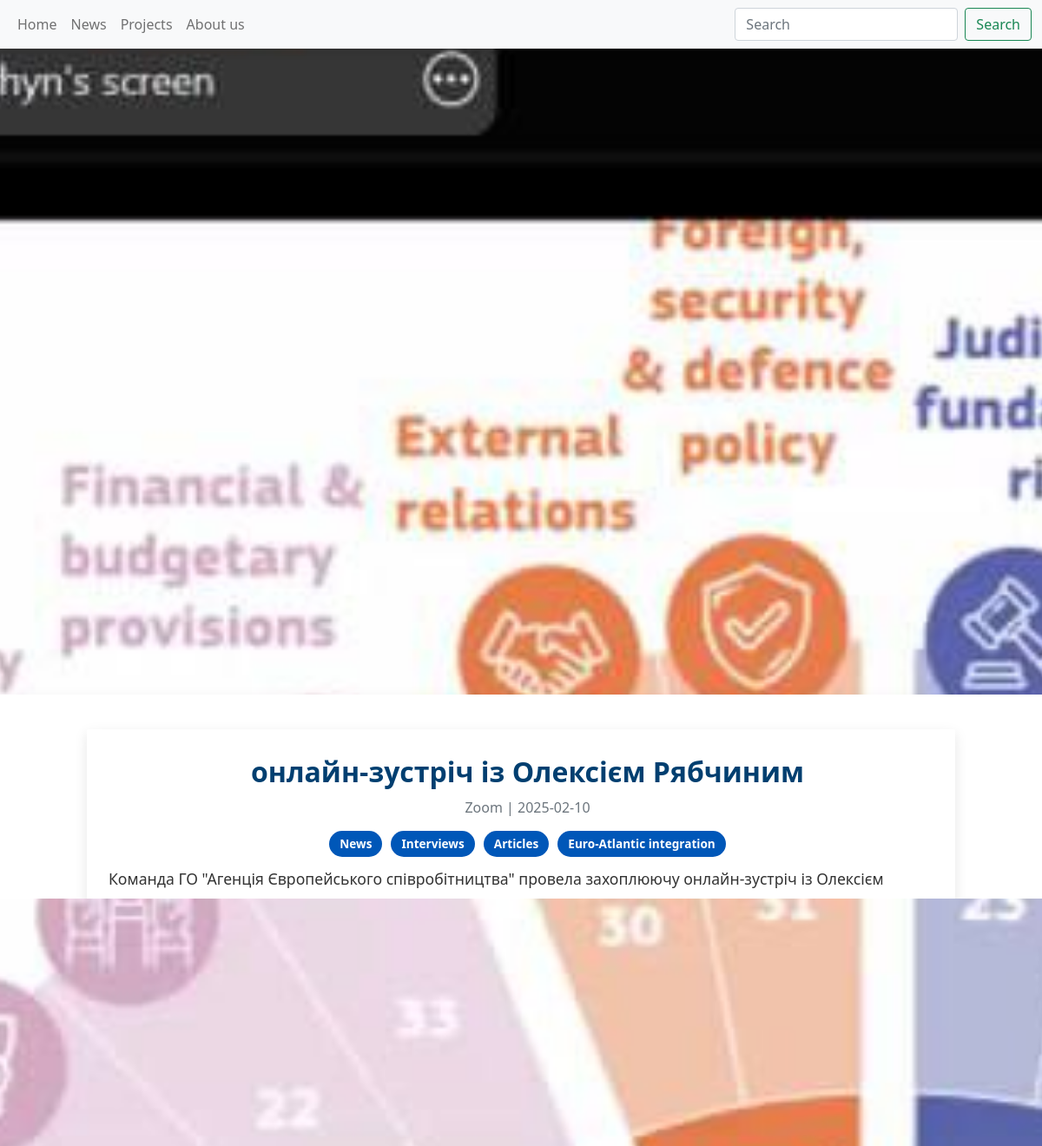
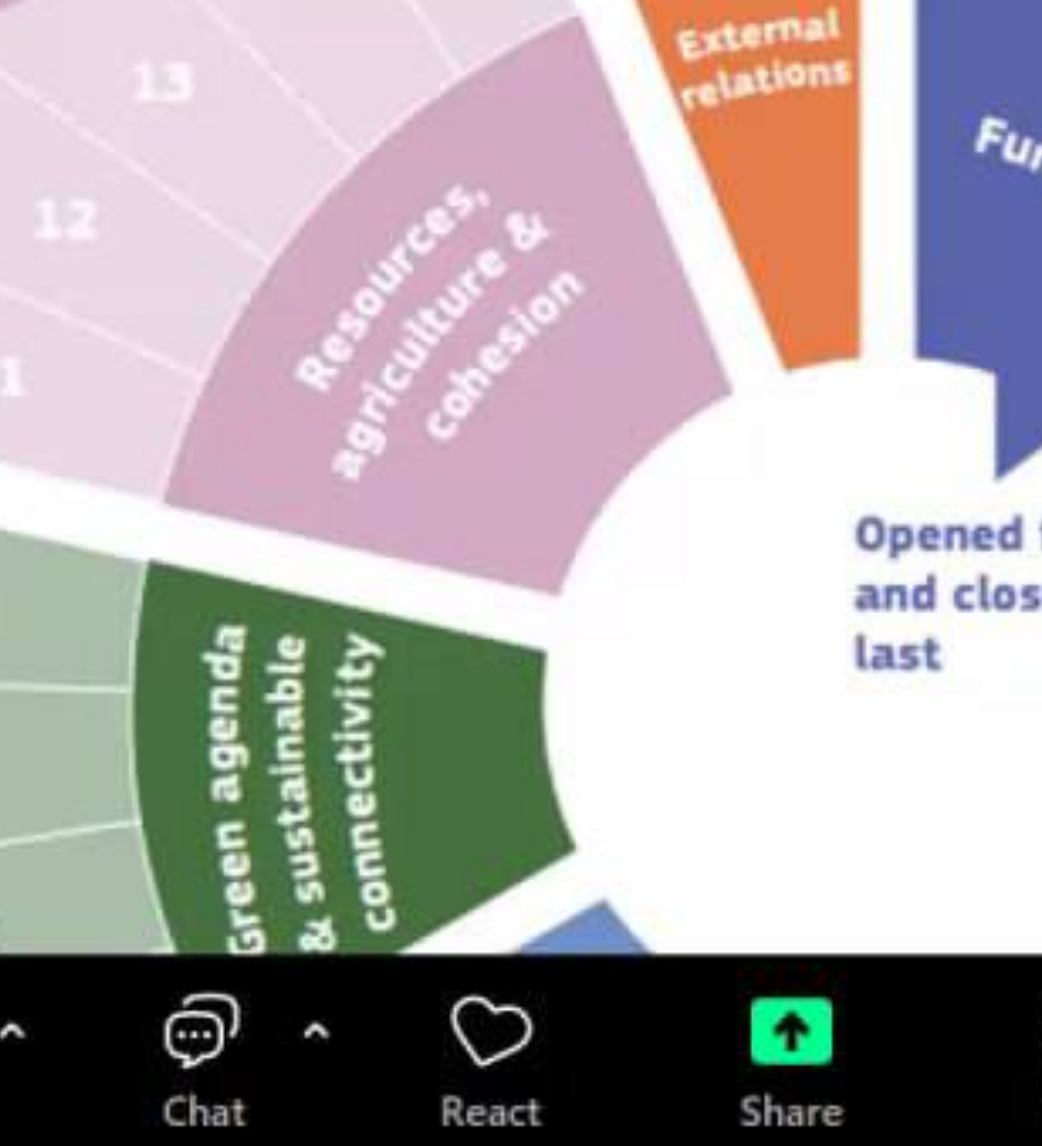
Screenshot of /news/1 with the database file from the repository (2 pictures, top to bottom).
### website/models.py (models this page shows, shortened)
class News(db.Model):
    __tablename__ = 'news'
    id = db.Column(db.Integer, primary_key=True)
    name = db.Column(db.String(150), nullable=False)
    location = db.Column(db.String(150), nullable=False)
    date = db.Column(db.Date, nullable=False)
    description = db.Column(db.String, nullable=False)
    image_path = db.Column(db.String, nullable=True)
    link = db.Column(db.String, nullable=True)
    tags = db.relationship('NewsTag', secondary='news_tagging_table', backref='news', lazy='dynamic')

class NewsTag(db.Model):
    __tablename__ = 'news_tags'
    id = db.Column(db.Integer, primary_key=True)
    name = db.Column(db.String(150), nullable=False)

### website/news.py (the view)
@news.route("/news/<int:project_id>", methods=["GET"])
def view_project(project_id):
    _news = News.query.get(project_id)
    if not _news:
        abort(404)
    image_path = _news.image_path
    news_data = {
        "id": _news.id,
        "name": _news.name,
        "location": _news.location,
        "date": _news.date,
        "description": _news.description,
        "link": _news.link,
        "image_exists": os.path.exists(os.path.join(UPLOAD_FOLDER, image_path)) if image_path else False,
        "image_path": f"uploads/{image_path}" if image_path else None,
        "tags": _news.tags
    }
    return render_template("news_detail.html", news=news_data)

### website/templates/news_detail.html (shortened to what this page needs)
<!DOCTYPE html>
<html lang="uk">
<head>
    <link href="https://cdn.jsdelivr.net/npm/bootstrap@5.0.2/dist/css/bootstrap.min.css" rel="stylesheet"
>
    <link rel="stylesheet" href="{{ url_for('static', filename='styles/news_detail.css') }}">
</head>
<body>
    {% include 'navbar.html' %}
    <div class="news-image-container">
    </div>
    <div class="container main-content-container">
        <div class="news-details">
            <h1>{{ news.name }}</h1>
            <p class="text-muted">{{ news.location }} | {{ news.date }}</p>
            {% if news.tags %}
            <div class="news-tags">
                {% for tag in news.tags %}
                <span class="badge">{{ tag.name }}</span>
                {% endfor %}
            </div>
            {% endif %}
            <div class="news-description">
                {{ news.description | safe }}
            </div>
            <div class="news-buttons">
                {% if news.link %}
                <a href="{{ news.link }}" target="_blank" class="btn btn-outline-success">Читати більше</a>
                {% endif %}
                <a href="{{ url_for('news.load_news') }}" class="btn btn-outline-primary">Повернутися до новин</a>
            </div>
        </div>
    </div>
</body>
</html>

### website/static/styles/news_detail.css (style rules this page uses)
.news-image-container { position: fixed; top: 0; left: 0; width: 100%; height: 100%; overflow: hidden; z-index: -1; display: flex; justify-content: center; align-items: center; }
.main-content-container { max-width: fit-content; position: relative; margin-top: 100vh; background: white; padding: 40px 100px; border-radius: 0px; box-shadow: 0px 10px 20px rgba(0, 0, 0, 0.1); }
.news-details { background: white; padding: 30px 10px 10px 25px; border-radius: 1px; box-shadow: 0 5px 15px rgba(0, 0, 0, 0.1); }
.news-details h1 { font-size: 2rem; font-weight: bold; color: #003f70; text-align: center; margin-bottom: 10px; }
.news-details p.text-muted { font-size: 1rem; text-align: center; margin-bottom: 15px; }
.news-tags { display: flex; flex-wrap: wrap; gap: 10px; justify-content: center; margin-top: 15px; }
.news-tags .badge { background: #0057b8; color: white; font-size: 0.85rem; padding: 8px 12px; border-radius: 20px; font-weight: bold; }
.news-description { font-size: 1.1rem; line-height: 1.8; color: #333; padding-top: 10px; }
.news-description img { max-width: 100%; height: auto; display: block; margin: 20px auto; border-radius: 10px; box-shadow: 0 4px 8px rgba(0, 0, 0, 0.1); }
.news-buttons { display: flex; justify-content: center; gap: 15px; margin-top: 20px; }
.news-buttons .btn { padding: 12px 20px; font-size: 1rem; font-weight: bold; border-radius: 8px; transition: all 0.3s ease-in-out; }
.news-description { overflow-x: auto; max-width: 100%; }

### rows the page displays
News: name "онлайн-зустріч із Олексієм Рябчиним", location "Zoom", date "2025-02-10", description "Команда ГО \"Агенція Європейського співробітництва\" провела захоплюючу онлайн-зустріч із Олексієм Рябчиним — експертом у галузі енергозбереження та євроінтеграції, колишнім заступником міністра енергетики України. Учасниками стали активні й амбітні молоді лідери, які мали змогу не лише послухати захоплюючу лекцію, але й поставити важливі запитання, що їх цікавили. Олексій поділився цінними знаннями та досвідом, розкривши теми, які зараз є критично важливими для України. Під час виступу були детально обгов орені виклики та можливості, які постануть перед нашою країною на шляху до вступу в НАТО та ЄС. Лектор розповів про практики і досвід європейських країн, що можуть стати орієнтиром для…", description (picture)
NewsTag: name "News"
NewsTag: name "Interviews"
NewsTag: name "Articles"
NewsTag: name "Euro-Atlantic integration"
